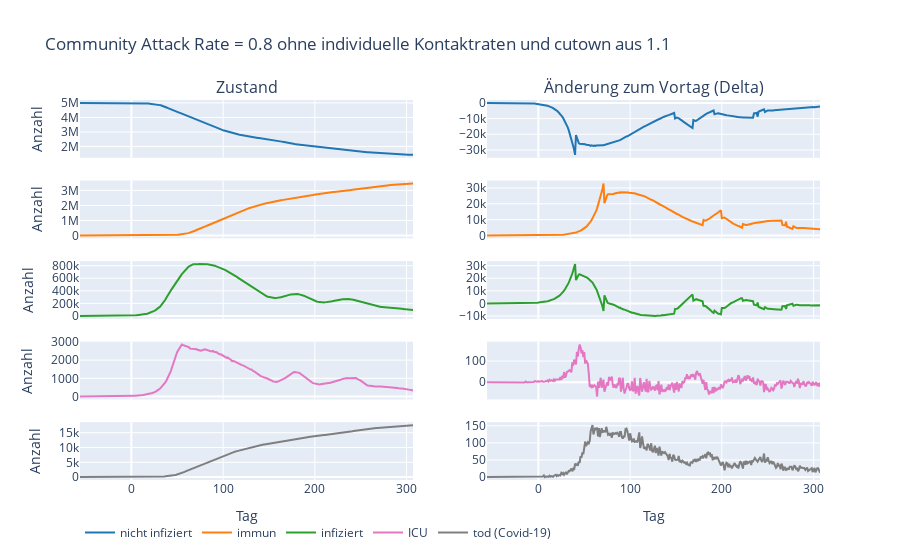
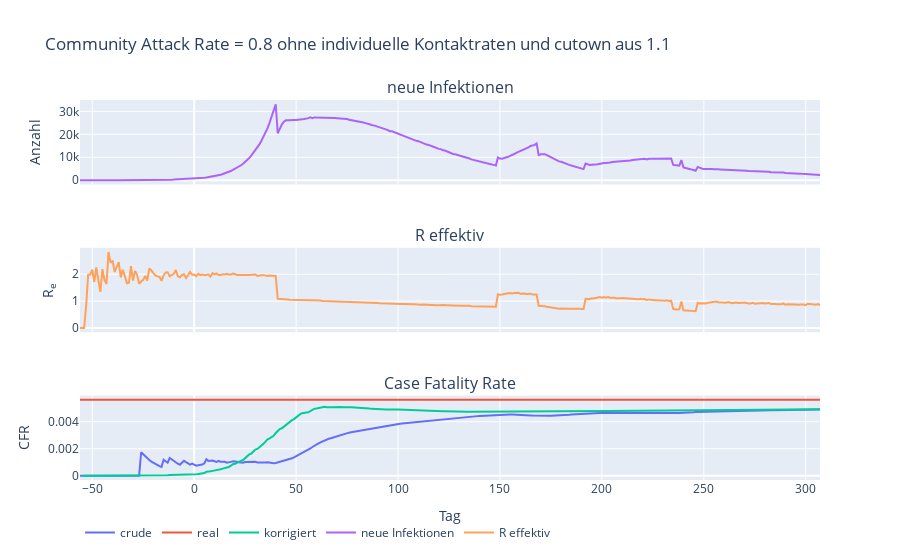

Notebook code cell kept with these figures, in order:
### Code cell
# Community Attack Rate = 0.8 ohne individuelle Kontaktraten
state, statesum, infections, day0, rnow, args = cl.sim(
    age, drate, nday=365, cutdown=1000, prob_icu=0.01125, day0icu=20,
    mean_days_to_icu=10, mean_duration_icu=10, mean_serial=7, std_serial=3.4,
    immunt0=0.0, icu_fatality=0.5, long_term_death=False, hnr=hnr,
    com_attack_rate=0.8, contacts=None, r_mean=2.0, cutr_mean=1.1,
    simname="Community Attack Rate = 0.8 ohne individuelle Kontaktraten und cutown aus 1.1")

### Figure 1 — Plotly figure (JSON) as saved in the notebook; plotly's stock layout.template omitted (floating-point values rounded to 4 significant figures; data arrays with more than 128 entries replaced by an {"elided": "..."} marker saying what was removed)
{"data": [{"legendgroup": "nicht infiziert", "line": {"color": "#1f77b4"}, "mode": "lines", "name": "nicht infiziert", "type": "scatter", "x": {"elided": "364 int values"}, "xaxis": "x", "y": {"elided": "364 int values"}, "yaxis": "y"}, {"legendgroup": "nicht infiziert", "line": {"color": "#1f77b4"}, "mode": "lines", "name": "nicht infiziert", "showlegend": false, "type": "scatter", "x": {"elided": "364 int values"}, "xaxis": "x2", "y": {"elided": "364 int values"}, "yaxis": "y2"}, {"legendgroup": "immun", "line": {"color": "#ff7f0e"}, "mode": "lines", "name": "immun", "type": "scatter", "x": {"elided": "364 int values"}, "xaxis": "x3", "y": {"elided": "364 int values"}, "yaxis": "y3"}, {"legendgroup": "immun", "line": {"color": "#ff7f0e"}, "mode": "lines", "name": "immun", "showlegend": false, "type": "scatter", "x": {"elided": "364 int values"}, "xaxis": "x4", "y": {"elided": "364 int values"}, "yaxis": "y4"}, {"legendgroup": "infiziert", "line": {"color": "#2ca02c"}, "mode": "lines", "name": "infiziert", "type": "scatter", "x": {"elided": "364 int values"}, "xaxis": "x5", "y": {"elided": "364 int values"}, "yaxis": "y5"}, {"legendgroup": "infiziert", "line": {"color": "#2ca02c"}, "mode": "lines", "name": "infiziert", "showlegend": false, "type": "scatter", "x": {"elided": "364 int values"}, "xaxis": "x6", "y": {"elided": "364 int values"}, "yaxis": "y6"}, {"legendgroup": "ICU", "line": {"color": "#e377c2"}, "mode": "lines", "name": "ICU", "type": "scatter", "x": {"elided": "364 int values"}, "xaxis": "x7", "y": {"elided": "364 int values"}, "yaxis": "y7"}, {"legendgroup": "ICU", "line": {"color": "#e377c2"}, "mode": "lines", "name": "ICU", "showlegend": false, "type": "scatter", "x": {"elided": "364 int values"}, "xaxis": "x8", "y": {"elided": "364 int values"}, "yaxis": "y8"}, {"legendgroup": "tod (Covid-19)", "line": {"color": "#7f7f7f"}, "mode": "lines", "name": "tod (Covid-19)", "type": "scatter", "x": {"elided": "364 int values"}, "xaxis": "x9", "y": {"elided": "364 int values"}, "yaxis": "y9"}, {"legendgroup": "tod (Covid-19)", "line": {"color": "#7f7f7f"}, "mode": "lines", "name": "tod (Covid-19)", "showlegend": false, "type": "scatter", "x": {"elided": "364 int values"}, "xaxis": "x10", "y": {"elided": "364 int values"}, "yaxis": "y10"}], "layout": {"annotations": [{"font": {"size": 16}, "showarrow": false, "text": "Zustand", "x": 0.225, "xanchor": "center", "xref": "paper", "y": 1, "yanchor": "bottom", "yref": "paper"}, {"font": {"size": 16}, "showarrow": false, "text": "Änderung zum Vortag (Delta)", "x": 0.775, "xanchor": "center", "xref": "paper", "y": 1, "yanchor": "bottom", "yref": "paper"}], "legend": {"orientation": "h"}, "showlegend": true, "title": {"text": "Community Attack Rate = 0.8 ohne individuelle Kontaktraten und cutown aus 1.1"}, "xaxis": {"anchor": "y", "automargin": true, "domain": [0, 0.45], "matches": "x9", "showticklabels": false}, "xaxis10": {"anchor": "y10", "automargin": true, "domain": [0.55, 1], "title": {"text": "Tag"}}, "xaxis2": {"anchor": "y2", "automargin": true, "domain": [0.55, 1], "matches": "x10", "showticklabels": false}, "xaxis3": {"anchor": "y3", "automargin": true, "domain": [0, 0.45], "matches": "x9", "showticklabels": false}, "xaxis4": {"anchor": "y4", "automargin": true, "domain": [0.55, 1], "matches": "x10", "showticklabels": false}, "xaxis5": {"anchor": "y5", "automargin": true, "domain": [0, 0.45], "matches": "x9", "showticklabels": false}, "xaxis6": {"anchor": "y6", "automargin": true, "domain": [0.55, 1], "matches": "x10", "showticklabels": false}, "xaxis7": {"anchor": "y7", "automargin": true, "domain": [0, 0.45], "matches": "x9", "showticklabels": false}, "xaxis8": {"anchor": "y8", "automargin": true, "domain": [0.55, 1], "matches": "x10", "showticklabels": false}, "xaxis9": {"anchor": "y9", "automargin": true, "domain": [0, 0.45], "title": {"text": "Tag"}}, "yaxis": {"anchor": "x", "domain": [0.848, 1], "title": {"text": "Anzahl"}}, "yaxis10": {"anchor": "x10", "domain": [0, 0.152]}, "yaxis2": {"anchor": "x2", "domain": [0.848, 1]}, "yaxis3": {"anchor": "x3", "domain": [0.636, 0.788], "title": {"text": "Anzahl"}}, "yaxis4": {"anchor": "x4", "domain": [0.636, 0.788]}, "yaxis5": {"anchor": "x5", "domain": [0.424, 0.576], "title": {"text": "Anzahl"}}, "yaxis6": {"anchor": "x6", "domain": [0.424, 0.576]}, "yaxis7": {"anchor": "x7", "domain": [0.212, 0.364], "title": {"text": "Anzahl"}}, "yaxis8": {"anchor": "x8", "domain": [0.212, 0.364]}, "yaxis9": {"anchor": "x9", "domain": [0, 0.152], "title": {"text": "Anzahl"}}}}

### Figure 2 — Plotly figure (JSON) as saved in the notebook; plotly's stock layout.template omitted (floating-point values rounded to 4 significant figures; data arrays with more than 128 entries replaced by an {"elided": "..."} marker saying what was removed)
{"data": [{"mode": "lines", "name": "crude", "type": "scatter", "x": {"elided": "364 int values"}, "xaxis": "x3", "y": {"elided": "364 float values"}, "yaxis": "y3"}, {"mode": "lines", "name": "real", "type": "scatter", "x": {"elided": "364 int values"}, "xaxis": "x3", "y": {"elided": "364 float values"}, "yaxis": "y3"}, {"mode": "lines", "name": "korrigiert", "type": "scatter", "x": {"elided": "364 int values"}, "xaxis": "x3", "y": {"elided": "364 float values"}, "yaxis": "y3"}, {"mode": "lines", "name": "neue Infektionen", "type": "scatter", "x": {"elided": "364 int values"}, "xaxis": "x", "y": {"elided": "364 int values"}, "yaxis": "y"}, {"mode": "lines", "name": "R effektiv", "type": "scatter", "x": {"elided": "364 int values"}, "xaxis": "x2", "y": {"elided": "364 float values"}, "yaxis": "y2"}], "layout": {"annotations": [{"font": {"size": 16}, "showarrow": false, "text": "neue Infektionen", "x": 0.5, "xanchor": "center", "xref": "paper", "y": 1, "yanchor": "bottom", "yref": "paper"}, {"font": {"size": 16}, "showarrow": false, "text": "R effektiv", "x": 0.5, "xanchor": "center", "xref": "paper", "y": 0.6111, "yanchor": "bottom", "yref": "paper"}, {"font": {"size": 16}, "showarrow": false, "text": "Case Fatality Rate", "x": 0.5, "xanchor": "center", "xref": "paper", "y": 0.2222, "yanchor": "bottom", "yref": "paper"}], "legend": {"orientation": "h"}, "showlegend": true, "title": {"text": "Community Attack Rate = 0.8 ohne individuelle Kontaktraten und cutown aus 1.1"}, "xaxis": {"anchor": "y", "domain": [0, 1], "matches": "x3", "showticklabels": false}, "xaxis2": {"anchor": "y2", "domain": [0, 1], "matches": "x3", "showticklabels": false}, "xaxis3": {"anchor": "y3", "automargin": true, "domain": [0, 1], "title": {"text": "Tag"}}, "yaxis": {"anchor": "x", "domain": [0.7778, 1], "title": {"text": "Anzahl"}}, "yaxis2": {"anchor": "x2", "domain": [0.3889, 0.6111], "title": {"text": "R<sub>e</sub>"}}, "yaxis3": {"anchor": "x3", "domain": [0, 0.2222], "title": {"text": "CFR"}}}}
